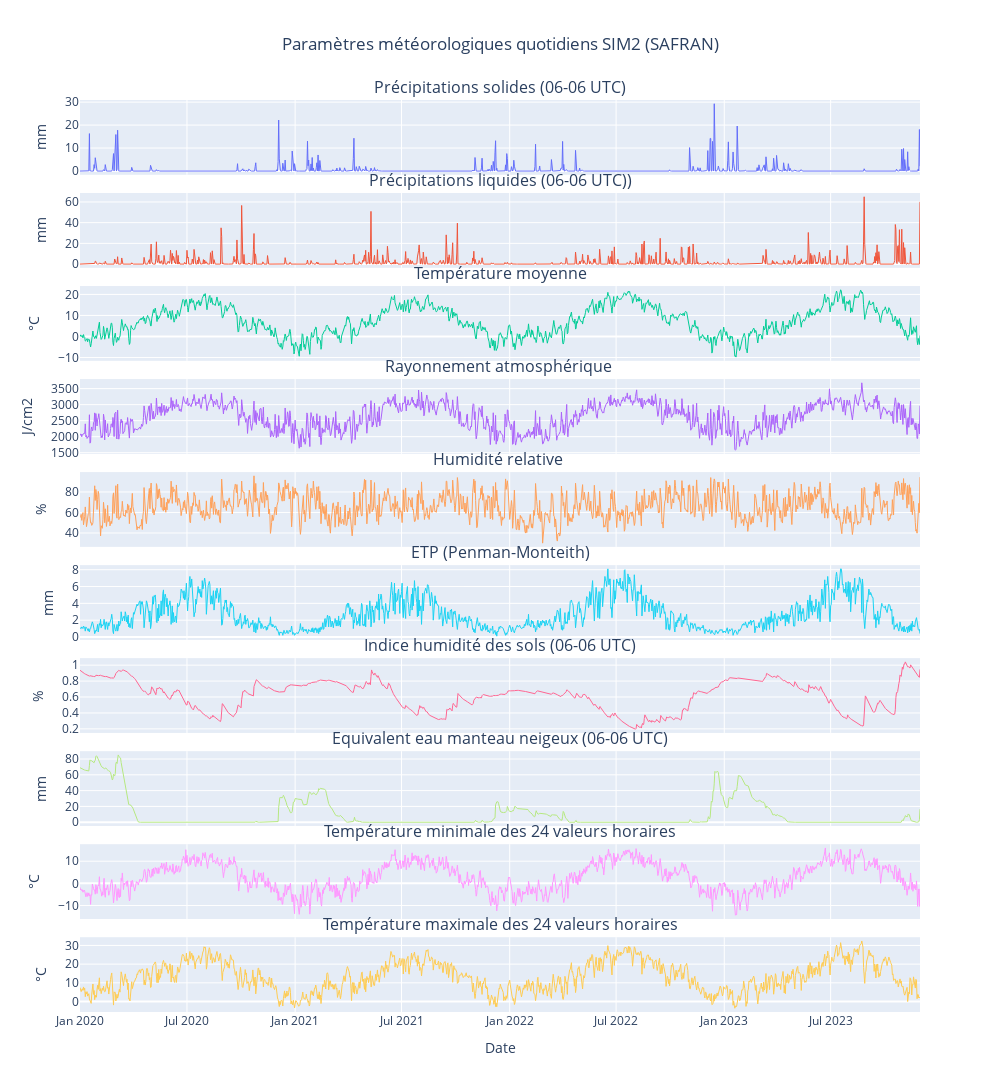

The notebook cell this image was saved under:
### Markdown cell above
#### 3) Trace le graphique chronologique des paramètres

### Code cell
# Affiches des subplots multiples plotly superposé de tous des paramètres
# (température par exemple car pour les précipitations il faut choisir liquide ou solide ou en faire la somme)

import plotly.express as px
import plotly.graph_objects as go
from plotly.subplots import make_subplots

# ================ Traitement ====================
param_list= df_temp.columns.values[2:]
# Création d'un graphique plotly
fig = make_subplots(rows= len(param_list), cols= 1, shared_xaxes= True, vertical_spacing= 0.02, subplot_titles= param_list)

for i, param in enumerate(param_list):
    fig.add_trace(go.Scatter(x= df_temp.index.get_level_values(1).values, y= df_temp[param], name= param), row= i+1, col= 1)

    fig.update_yaxes(title_text= dict_units[param][0], row= i+1, col=1)
    fig.update_xaxes(title_text='Date', row= i+1, col= 1)
    fig.update_traces(line= dict(width=1), row= i+1, col= 1)
    # if i == len(param_list)-1:
    #     fig.update_xaxes(showticklabels=True, title_text='Date', row= i+1, col=1)
        
fig.update_layout(height= 1500, width= 1000, title_text= 'Paramètres météorologiques quotidiens SIM2 (SAFRAN)', title_x= 0.5,
                  hovermode='x unified', hoverlabel= dict(bgcolor='rgba(255,255,255,0.6)'))
# Trace une ligne verticale au travers tous les subplots matérialisant l'abscisse survolée par la souris 
xlast= 'x' + str(len(param_list))
fig.update_traces(xaxis= xlast)
fig.update_xaxes(showticklabels= True, title_text= 'Date', row= len(param_list), col= 1)

# définit le titre des différents subplots
for i, param in enumerate(param_list):
    fig.layout.annotations[i].update(text= dict_units[param][1])

# supprime la légende
fig.update_layout(showlegend=False)
# sauvegarde le graphique dans des fichiers image et html
graph_file= "SIM2_graph"
fig.write_image(os.path.join(folder_out, graph_file + ".png"))
fig.write_html(os.path.join(folder_out, graph_file + ".html"))

print(datetime.datetime.now().strftime("%Y-%m-%d %H:%M"))
fig.show()

### Figure 1 — Plotly figure (JSON) as saved in the notebook; plotly's stock layout.template omitted (floating-point values rounded to 4 significant figures; data arrays with more than 128 entries replaced by an {"elided": "..."} marker saying what was removed)
{"data": [{"line": {"width": 1}, "name": "PRENEI_Q", "type": "scatter", "x": {"elided": "1430 str values"}, "xaxis": "x10", "y": {"elided": "1430 float values"}, "yaxis": "y"}, {"line": {"width": 1}, "name": "PRELIQ_Q", "type": "scatter", "x": {"elided": "1430 str values"}, "xaxis": "x10", "y": {"elided": "1430 float values"}, "yaxis": "y2"}, {"line": {"width": 1}, "name": "T_Q", "type": "scatter", "x": {"elided": "1430 str values"}, "xaxis": "x10", "y": {"elided": "1430 float values"}, "yaxis": "y3"}, {"line": {"width": 1}, "name": "DLI_Q", "type": "scatter", "x": {"elided": "1430 str values"}, "xaxis": "x10", "y": {"elided": "1430 float values"}, "yaxis": "y4"}, {"line": {"width": 1}, "name": "HU_Q", "type": "scatter", "x": {"elided": "1430 str values"}, "xaxis": "x10", "y": {"elided": "1430 float values"}, "yaxis": "y5"}, {"line": {"width": 1}, "name": "ETP_Q", "type": "scatter", "x": {"elided": "1430 str values"}, "xaxis": "x10", "y": {"elided": "1430 float values"}, "yaxis": "y6"}, {"line": {"width": 1}, "name": "SWI_Q", "type": "scatter", "x": {"elided": "1430 str values"}, "xaxis": "x10", "y": {"elided": "1430 float values"}, "yaxis": "y7"}, {"line": {"width": 1}, "name": "RESR_NEIGE_Q", "type": "scatter", "x": {"elided": "1430 str values"}, "xaxis": "x10", "y": {"elided": "1430 float values"}, "yaxis": "y8"}, {"line": {"width": 1}, "name": "TINF_H_Q", "type": "scatter", "x": {"elided": "1430 str values"}, "xaxis": "x10", "y": {"elided": "1430 float values"}, "yaxis": "y9"}, {"line": {"width": 1}, "name": "TSUP_H_Q", "type": "scatter", "x": {"elided": "1430 str values"}, "xaxis": "x10", "y": {"elided": "1430 float values"}, "yaxis": "y10"}], "layout": {"annotations": [{"font": {"size": 16}, "showarrow": false, "text": "Précipitations solides (06-06 UTC)", "x": 0.5, "xanchor": "center", "xref": "paper", "y": 1.0, "yanchor": "bottom", "yref": "paper"}, {"font": {"size": 16}, "showarrow": false, "text": "Précipitations liquides (06-06 UTC))", "x": 0.5, "xanchor": "center", "xref": "paper", "y": 0.898, "yanchor": "bottom", "yref": "paper"}, {"font": {"size": 16}, "showarrow": false, "text": "Température moyenne", "x": 0.5, "xanchor": "center", "xref": "paper", "y": 0.796, "yanchor": "bottom", "yref": "paper"}, {"font": {"size": 16}, "showarrow": false, "text": "Rayonnement atmosphérique ", "x": 0.5, "xanchor": "center", "xref": "paper", "y": 0.694, "yanchor": "bottom", "yref": "paper"}, {"font": {"size": 16}, "showarrow": false, "text": "Humidité relative ", "x": 0.5, "xanchor": "center", "xref": "paper", "y": 0.592, "yanchor": "bottom", "yref": "paper"}, {"font": {"size": 16}, "showarrow": false, "text": "ETP (Penman-Monteith)", "x": 0.5, "xanchor": "center", "xref": "paper", "y": 0.49, "yanchor": "bottom", "yref": "paper"}, {"font": {"size": 16}, "showarrow": false, "text": "Indice humidité des sols (06-06 UTC)", "x": 0.5, "xanchor": "center", "xref": "paper", "y": 0.388, "yanchor": "bottom", "yref": "paper"}, {"font": {"size": 16}, "showarrow": false, "text": "Equivalent eau manteau neigeux (06-06 UTC)", "x": 0.5, "xanchor": "center", "xref": "paper", "y": 0.286, "yanchor": "bottom", "yref": "paper"}, {"font": {"size": 16}, "showarrow": false, "text": "Température minimale des 24 valeurs horaires", "x": 0.5, "xanchor": "center", "xref": "paper", "y": 0.184, "yanchor": "bottom", "yref": "paper"}, {"font": {"size": 16}, "showarrow": false, "text": "Température maximale des 24 valeurs horaires", "x": 0.5, "xanchor": "center", "xref": "paper", "y": 0.082, "yanchor": "bottom", "yref": "paper"}], "height": 1500, "hoverlabel": {"bgcolor": "rgba(255,255,255,0.6)"}, "hovermode": "x unified", "showlegend": false, "title": {"text": "Paramètres météorologiques quotidiens SIM2 (SAFRAN)", "x": 0.5}, "width": 1000, "xaxis": {"anchor": "y", "domain": [0, 1], "matches": "x10", "showticklabels": false, "title": {"text": "Date"}}, "xaxis10": {"anchor": "y10", "domain": [0, 1], "showticklabels": true, "title": {"text": "Date"}}, "xaxis2": {"anchor": "y2", "domain": [0, 1], "matches": "x10", "showticklabels": false, "title": {"text": "Date"}}, "xaxis3": {"anchor": "y3", "domain": [0, 1], "matches": "x10", "showticklabels": false, "title": {"text": "Date"}}, "xaxis4": {"anchor": "y4", "domain": [0, 1], "matches": "x10", "showticklabels": false, "title": {"text": "Date"}}, "xaxis5": {"anchor": "y5", "domain": [0, 1], "matches": "x10", "showticklabels": false, "title": {"text": "Date"}}, "xaxis6": {"anchor": "y6", "domain": [0, 1], "matches": "x10", "showticklabels": false, "title": {"text": "Date"}}, "xaxis7": {"anchor": "y7", "domain": [0, 1], "matches": "x10", "showticklabels": false, "title": {"text": "Date"}}, "xaxis8": {"anchor": "y8", "domain": [0, 1], "matches": "x10", "showticklabels": false, "title": {"text": "Date"}}, "xaxis9": {"anchor": "y9", "domain": [0, 1], "matches": "x10", "showticklabels": false, "title": {"text": "Date"}}, "yaxis": {"anchor": "x", "domain": [0.918, 1.0], "title": {"text": "mm"}}, "yaxis10": {"anchor": "x10", "domain": [0, 0.082], "title": {"text": "°C"}}, "yaxis2": {"anchor": "x2", "domain": [0.816, 0.898], "title": {"text": "mm"}}, "yaxis3": {"anchor": "x3", "domain": [0.714, 0.796], "title": {"text": "°C"}}, "yaxis4": {"anchor": "x4", "domain": [0.612, 0.694], "title": {"text": "J/cm2"}}, "yaxis5": {"anchor": "x5", "domain": [0.51, 0.592], "title": {"text": "%"}}, "yaxis6": {"anchor": "x6", "domain": [0.408, 0.49], "title": {"text": "mm"}}, "yaxis7": {"anchor": "x7", "domain": [0.306, 0.388], "title": {"text": "%"}}, "yaxis8": {"anchor": "x8", "domain": [0.204, 0.286], "title": {"text": "mm"}}, "yaxis9": {"anchor": "x9", "domain": [0.102, 0.184], "title": {"text": "°C"}}}}
